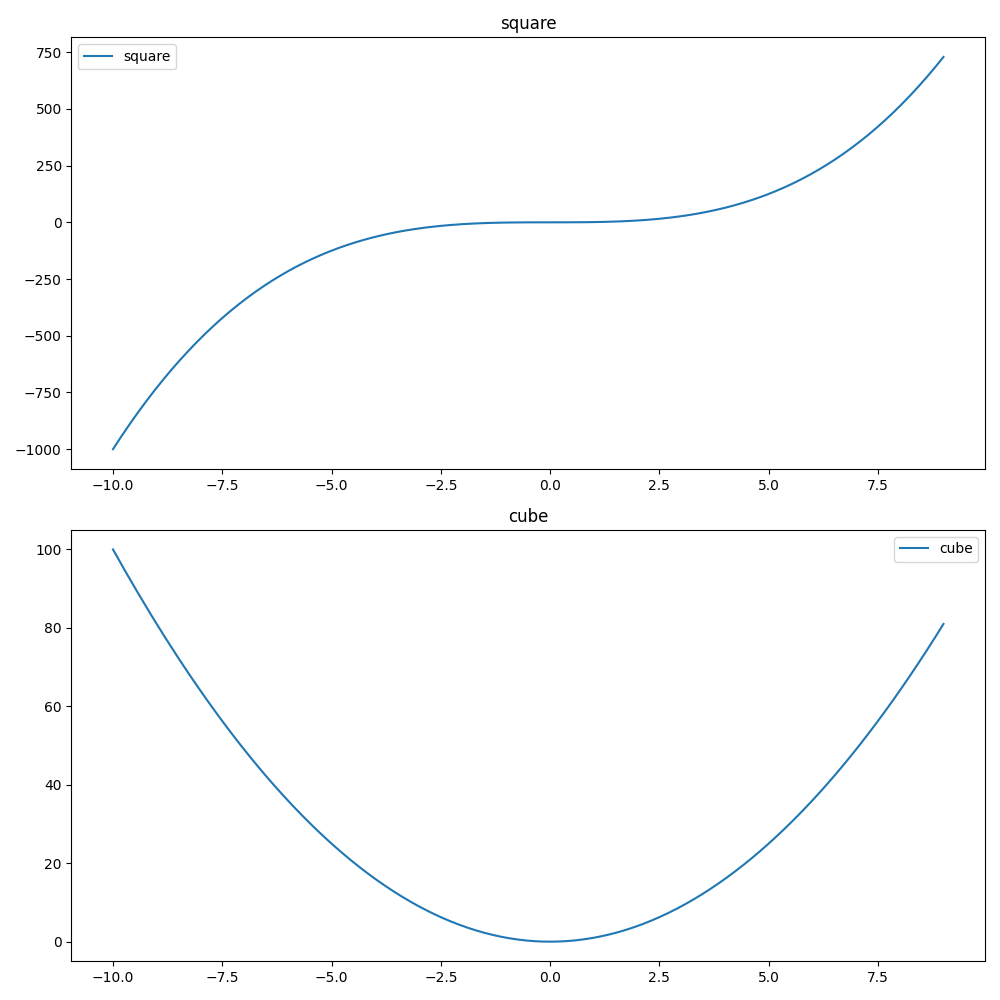

Write the Python code that produced this figure.
import matplotlib.pyplot as plt
import pandas as pd
import numpy as np


x=np.linspace(-10,9,200)
y=x**3
z=x**2
"""
figure=plt.figure()

axes_cube=figure.add_axes([0.2,0.6,0.7,0.3])
axes_cube.plot(x,y,"b")
axes_cube.set_xlabel("x ekseni")
axes_cube.set_ylabel("y ekseni")
axes_cube.set_title("bu bizim isimiz1")

axes_square=figure.add_axes([0.2,0.1,0.7,0.3])

axes_square.plot(x,z,"r")
axes_square.set_xlabel("x ekseni")
axes_square.set_ylabel("y ekseni")
axes_square.set_title("bu bizim isimiz2")

plt.show()
"""
"""
figure=plt.figure()
axes=figure.add_axes([0.1,0.1,0.8,0.8])
axes.plot(x,y,label="cube")
axes.plot(x,z,label="square")
axes.set_xlabel("x ekseni")
axes.set_ylabel("y ekseni")
axes.set_title("ikili grafik")
axes.legend(loc=3)
# loc=1 sağ üstte çıkar
# loc =2 sol üstte çıkar
# loc =3 sol altta çıkar
# loc =4 sağ altta çıkar

plt.show()

"""

fig,axes=plt.subplots(nrows=2,ncols=1,figsize=(4,4))
# bu (figsize )bizim açılan penceremizin boyutları olarak söyleyebiliriz
axes[0].plot(x,y,label="square")
axes[0].set_title("square")
axes[1].plot(x,z,label="cube")
axes[1].set_title("cube")
axes[0].legend()
axes[1].legend()

plt.tight_layout()
plt.savefig("figure.pdf")
plt.show()


